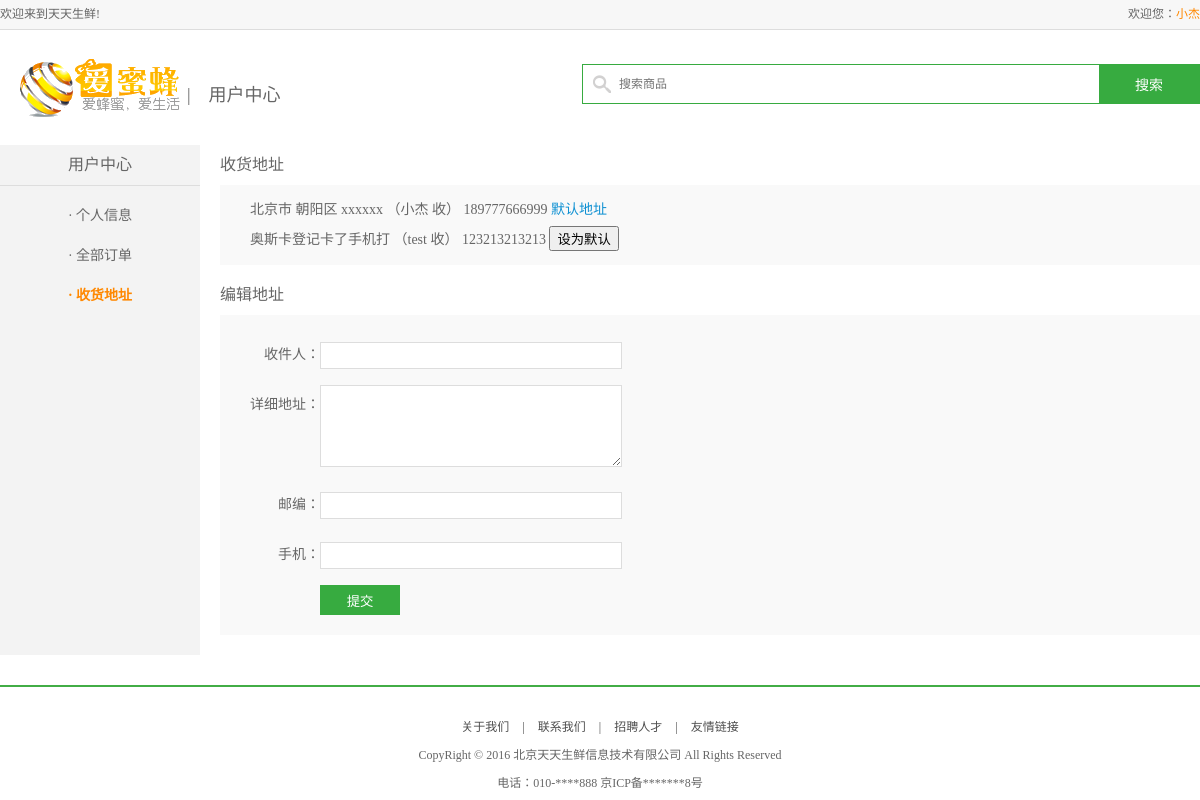
The app's page /user_center_site (signed in) with its own data.
### app/models.py (models this page shows)
class UserAddress(models.Model):
    user = models.ForeignKey(User, verbose_name='所属账户', on_delete=models.CASCADE)
    receiver = models.CharField(max_length=20, verbose_name='收件人')
    addr = models.CharField(max_length=256, verbose_name='收件地址')
    zip_code = models.CharField(max_length=6, null=True, verbose_name='邮政编码')
    phone = models.CharField(max_length=11, verbose_name='联系电话')
    is_default = models.BooleanField(default=False, verbose_name='是否默认')
    class Meta:
        db_table = 'user_address'
        verbose_name = '地址'
        verbose_name_plural = verbose_name

### app/views.py (the view, shortened to what this page needs)
# urls.py: path('user_center_site', views.user_center_site),  # 用户地址
@login_required
def user_center_site(request):
    if request.method == 'GET':
        addr_obj = models.UserAddress.objects.filter(user=request.user)
        return render(request, 'app/user_center_site.html', {'addr_obj': addr_obj})

### templates/app/user_center_site.html (shortened to what this page needs)
{% extends 'base.html' %}
{% block style %}
    <link rel="stylesheet" type="text/css" href="/static/css/css/reset.css">
    <link rel="stylesheet" type="text/css" href="/static/css/css/main.css">
{% endblock style %}
{% block body %}
    <div class="header_con">
        <div class="header">
            <div class="welcome fl">欢迎来到天天生鲜!</div>
            <div class="fr">
                <div class="login_info fl">
                    欢迎您：<em>{{ request.user.first_name }}</em>
                </div>
            </div>
        </div>
    </div>
    <div class="search_bar clearfix">
        <a href="/" class="logo fl"><img src="/static/images/logo2.png"></a>
        <div class="sub_page_name fl">|&nbsp;&nbsp;&nbsp;&nbsp;用户中心</div>
        <div class="search_con fr">
            <form action="/shop" method="get">
                <input type="text" class="input_text fl" name="search" placeholder="搜索商品" >
                <input type="submit" class="input_btn fr" name="" value="搜索">
            </form>
        </div>
    </div>
    <div class="main_con clearfix">
        <div class="left_menu_con clearfix">
            <h3>用户中心</h3>
            <ul>
                <li><a href="/user_center_info">· 个人信息</a></li>
                <li><a href="/user_center_order">· 全部订单</a></li>
                <li><a href="/user_center_site" class="active">· 收货地址</a></li>
            </ul>
        </div>
        <div class="right_content clearfix">
            <h3 class="common_title2">收货地址</h3>
            <div class="site_con">
                <dl>
                    {% for addr in addr_obj %}
                        <dd>
                            {{ addr.addr }} （{{ addr.receiver }} 收） {{ addr.phone }}
                            {% if not addr.is_default %}
                                <button onclick="serDefaultAddress({{ addr.id }})">设为默认</button>
                            {% else %}
                                <span style="color: #0E90D2">默认地址</span>
                            {% endif %}
                        </dd>
                    {% endfor %}
                </dl>
            </div>
            <h3 class="common_title2">编辑地址</h3>
            <div class="site_con">
                <form method="post">
                    <div class="form_group">
                        <label>收件人：</label>
                        <input type="text" name="receiver" required>
                    </div>
                    <div class="form_group form_group2">
                        <label>详细地址：</label>
                        <textarea class="site_area" name="addr" required></textarea>
                    </div>
                    <div class="form_group">
                        <label>邮编：</label>
                        <input type="text" name="zip_code" required>
                    </div>
                    <div class="form_group">
                        <label>手机：</label>
                        <input type="text" name="phone" required>
                    </div>
                    <input type="submit" value="提交" class="info_submit">
                </form>
            </div>
        </div>
    </div>
    <div class="footer">
        <div class="foot_link">
            <a href="#">关于我们</a>
            <span>|</span>
            <a href="#">联系我们</a>
            <span>|</span>
            <a href="#">招聘人才</a>
            <span>|</span>
            <a href="#">友情链接</a>
        </div>
        <p>CopyRight © 2016 北京天天生鲜信息技术有限公司 All Rights Reserved</p>
        <p>电话：010-****888 京ICP备*******8号</p>
    </div>
{% endblock body %}

### static/css/css/main.css (style rules this page uses)
body { font-family:'Microsoft Yahei';font-size:12px;color:#666; }
html,body { height:100% }
.header_con { background-color:#f7f7f7; height:29px; border-bottom:1px solid #dddddd }
.header { width:1200px; height:29px; margin:0 auto; }
.welcome,.login_info,.login_btn,.user_link { line-height:29px; }
.login_info em { color:#ff8800 }
.search_bar { width:1200px;height:115px;margin:0 auto; }
.logo { width:150px;height:59px;margin:29px 0 0 17px; }
.search_con { width:616px;height:38px;border:1px solid #37ab40;margin:34px 0 0 124px;background:url(/static/images/icons.png) 10px -338px no-repeat; }
.search_con .input_text { width:470px;height:34px;border:0px;margin:2px 0 0 36px;outline:none;font-size:12px;color:#737272;font-family:'Microsoft Yahei' }
.search_con .input_btn { width:100px;height:38px;background-color:#37ab40;border:0px;font-size:14px;color:#fff;font-family:'Microsoft Yahei';outline:none;cursor:pointer; }
.footer { border-top:2px solid #42ad46; margin:30px 0; }
.foot_link { text-align:center;margin-top:30px; }
.foot_link a,.foot_link span { color:#4e4e4e; }
.foot_link span { padding:0 10px }
.footer p { text-align:center; margin-top:10px; }
.sub_page_name { font-size:18px;color:#666;margin:50px 0 0 20px }
.main_con { width:1200px; margin:0 auto; background:url(/static/images/left_bg.jpg) repeat-y; }
.left_menu_con { width:200px; float:left; }
.left_menu_con h3 { font-size:16px; line-height:40px; border-bottom:1px solid #ddd; text-align:center; margin-bottom:10px; }
.left_menu_con ul li { line-height:40px; text-align:center; font-size:14px; }
.left_menu_con ul li a { color:#666; }
.left_menu_con ul li .active { color:#ff8800; font-weight:bold; }
.right_content { width:980px; float:right; min-height:500px; }
.common_title2 { height:20px;line-height:20px;font-size:16px;margin:10px 0; }
.site_con { background-color:#f9f9f9; padding:10px 0; margin-bottom:20px; }
.site_con dd { font-size:14px; line-height:30px; text-indent:30px; }
.site_con .form_group { height:40px; line-height:40px; margin-top:10px; }
.site_con .form_group label { width:100px; float:left; text-align:right; font-size:14px; height:40px; line-height:40px; }
.site_con .form_group input { width:300px; height:25px; border:1px solid #ddd; float:left; outline:none; margin-top:7px; text-indent:10px; }
.site_con .form_group2 { height:90px; }
.site_area { width:280px; height:60px; border:1px solid #ddd; outline:none; padding:10px; }
.info_submit { width:80px; height:30px; background-color:#37ab40; border:0px; color:#fff; margin:10px 0 10px 100px; cursor:pointer; font-family:'Microsoft Yahei' }

### records on screen
UserAddress: addr "北京市 朝阳区 xxxxxx", receiver "小杰", phone "189777666999", is_default "默认地址"
UserAddress: addr "奥斯卡登记卡了手机打", receiver "test", phone "123213213213"

### other values on screen
{{ request.user.first_name }} "小杰"
